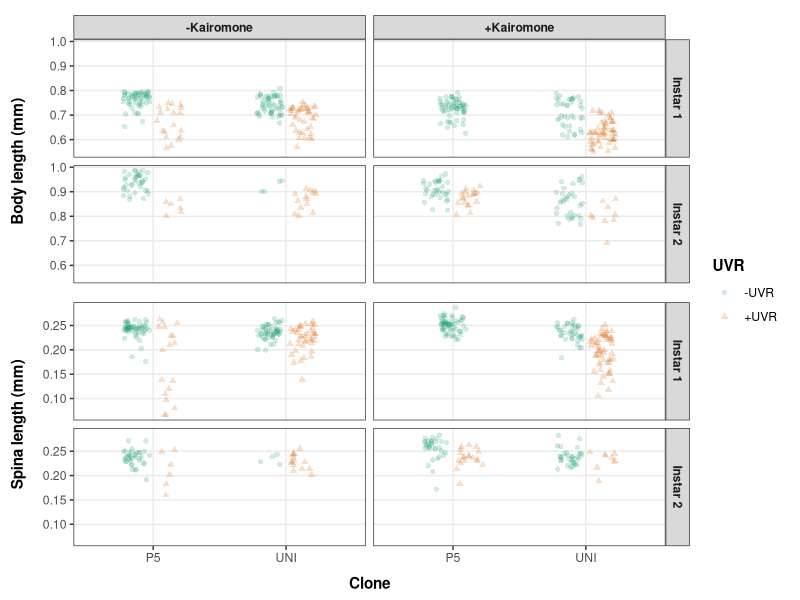

R code for this plot:
library(tidyverse)
library(patchwork)

data <- read.csv("data/Data_Experiment_Direct effect on Daphnia.csv")

fig_2_bl <- data %>% 
  select(Clone, Body_length, Kairomone, UVR, Instar) %>% 
  drop_na() %>% 
  ggplot() +
  geom_jitter(mapping = aes(x = Clone, y = Body_length, colour = UVR, shape = UVR), 
              position = position_jitterdodge(jitter.width = 0.2, dodge.width = 0.5, jitter.height = 0), 
              alpha = 0.2) +
  scale_color_brewer(palette = "Dark2") +
  facet_grid(Instar ~ Kairomone) +
  labs(x = NULL, 
       y = "Body length (mm)") +
  theme_bw() +
  theme(axis.title = element_text(face = "bold"),
        legend.title = element_text(face = "bold"),
        strip.text = element_text(face = "bold"),
        panel.grid.minor = element_blank(),
        axis.text.x.bottom = element_blank(),
        axis.ticks.x = element_blank(),
        axis.title.x = element_text(vjust = -1),
        axis.title.y = element_text(vjust = 4),
        plot.margin = margin(b = 5.5, l = 11, t = 5.5, r = 5.5))

fig_2_sl <- data %>% 
  select(Clone, Spina_length, Kairomone, UVR, Instar) %>% 
  drop_na() %>% 
  ggplot() +
  geom_jitter(mapping = aes(x = Clone, y = Spina_length, colour = UVR, shape = UVR), 
              position = position_jitterdodge(jitter.width = 0.2, dodge.width = 0.5, jitter.height = 0), 
              alpha = 0.2) +
  scale_color_brewer(palette = "Dark2") +
  facet_grid(Instar ~ Kairomone) +
  labs(x = "Clone", 
       y = "Spina length (mm)") +
  theme_bw() +
  theme(axis.title = element_text(face = "bold"),
        legend.title = element_text(face = "bold"),
        strip.text = element_text(face = "bold"),
        panel.grid.minor = element_blank(),
        strip.background.x = element_blank(),
        strip.text.x = element_blank(),
        axis.title.x = element_text(vjust = -1),
        axis.title.y = element_text(vjust = 4),
        plot.margin = margin(b = 5.5, l = 11, t = 5.5, r = 5.5))

fig_2 <- wrap_plots(fig_2_bl, fig_2_sl, ncol = 1, guides = "collect")

ggsave("figures/figure_2.png", fig_2, width = 5.25, height = 7, units = "in", dpi = 600, type = "cairo-png")
